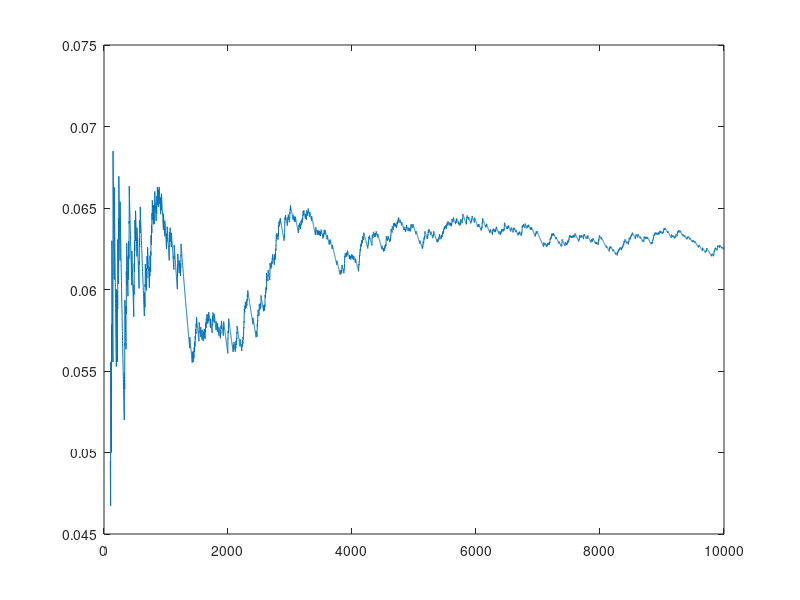

The MATLAB source for this figure:
n = 16;
k = 10; % check out 1 more than sources
deltaK = 4;
niter = 10000;

totalPercentage = zeros(niter, 1);
totalFailures = 0;
for iter=1:niter
    carsn = binornd(1, 1 / (k + deltaK), n * k, 1);
    if sum(carsn) > n
        disp(sum(carsn));
    end
    totalFailures = totalFailures + (sum(carsn) > n);
    totalPercentage(iter, 1) = totalFailures / iter;
end

plot((101:niter)', totalPercentage(101:10000));